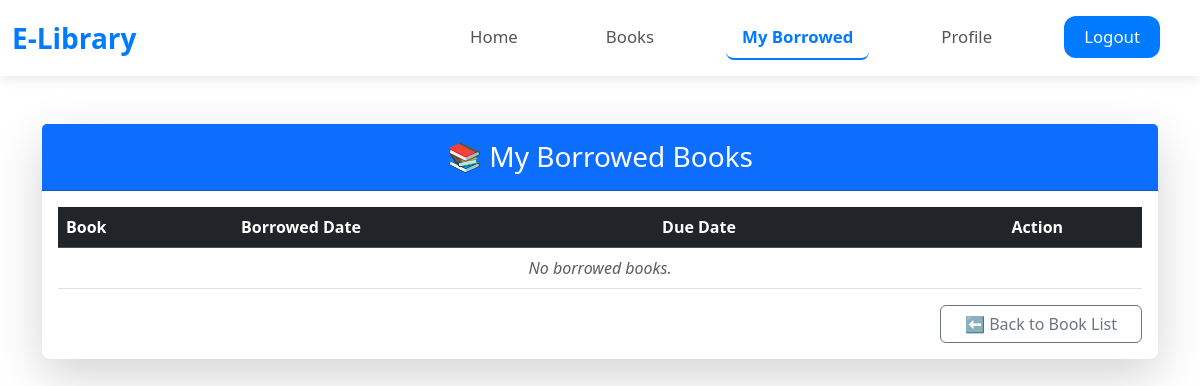
Page /my-borrowed/ (signed in) on the earlier database version.
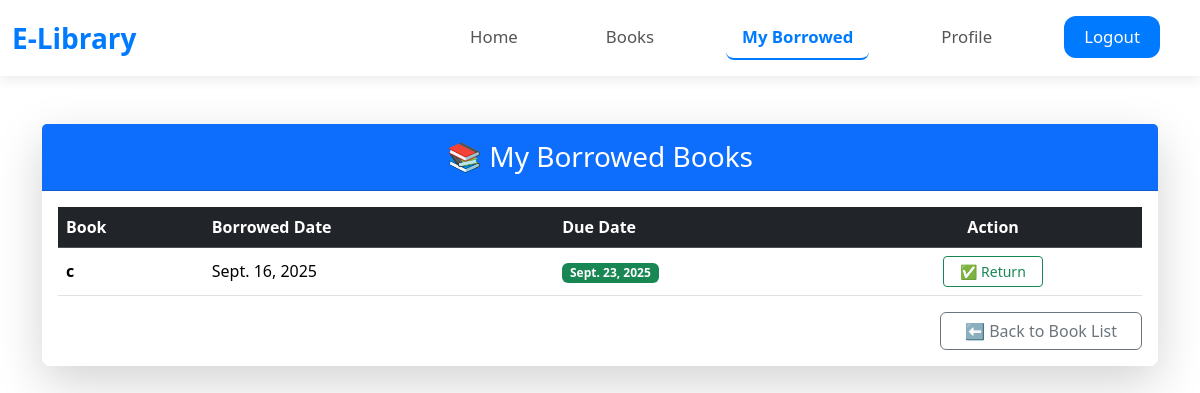
Same page on the later database version.
### library/models.py (models this page shows, shortened)
class Transaction(models.Model):
    STATUS_CHOICES = [
        ('borrowed', 'Borrowed'),
        ('returned', 'Returned'),
    ]
    user = models.ForeignKey(User, on_delete=models.CASCADE) #who borrowed the book.
    book = models.ForeignKey(Book, on_delete=models.CASCADE)# Which book was borrowed.
    borrowed_date = models.DateField(default=timezone.now)
    due_date = models.DateField() # Set days when borrowing
    returned_date = models.DateField(null=True, blank=True)
    status = models.CharField(max_length=10, choices=STATUS_CHOICES, default='borrowed')

class Book(models.Model):
    title = models.CharField(max_length=255)
    author = models.CharField(max_length=255)
    category = models.CharField(max_length=100)
    pages = models.PositiveIntegerField()
    total_copies = models.PositiveIntegerField(default=1)
    available_copies = models.PositiveIntegerField(default=1)
    created_at = models.DateTimeField(auto_now_add=True)
    added_by_id = models.IntegerField(default=0)

### library/views.py (the view)
# urls.py: path('my-borrowed/', views.my_borrowed_books, name='my_borrowed_books'),
@login_required
def my_borrowed_books(request):
    user = request.user
    transactions = Transaction.objects.filter(user=user, status='borrowed')
    return render(request, 'library/my_borrowed_books.html', {'transactions': transactions})

### library/templates/library/my_borrowed_books.html
{% include "base.html" %}
{% block content %}
<div class="container my-5">
    <div class="card shadow-lg border-0 rounded-3">
        <div class="card-header bg-primary text-white text-center py-3">
            <h3 class="mb-0">📚 My Borrowed Books</h3>
        </div>
        <div class="card-body">
            <table class="table table-hover align-middle">
                <thead class="table-dark">
                    <tr>
                        <th scope="col">Book</th>
                        <th scope="col">Borrowed Date</th>
                        <th scope="col">Due Date</th>
                        <th scope="col" class="text-center">Action</th>
                    </tr>
                </thead>
                <tbody>
                    {% for txn in transactions %}
                    <tr>
                        <td><strong>{{ txn.book.title }}</strong></td>
                        <td>{{ txn.borrowed_date }}</td>
                        <td>
                            {% if txn.due_date < today %}
                                <span class="badge bg-danger">Overdue: {{ txn.due_date }}</span>
                            {% else %}
                                <span class="badge bg-success">{{ txn.due_date }}</span>
                            {% endif %}
                        </td>
                        <td class="text-center">
                            <a href="{% url 'return_book' txn.id %}" class="btn btn-sm btn-outline-success px-3">
                                ✅ Return
                            </a>
                        </td>
                    </tr>
                    {% empty %}
                    <tr>
                        <td colspan="4" class="text-center text-muted">
                            <em>No borrowed books.</em>
                        </td>
                    </tr>
                    {% endfor %}
                </tbody>
            </table>
            <div class="d-flex justify-content-end">
                <a href="{% url 'book_list' %}" class="btn btn-outline-secondary px-4">
                    ⬅ Back to Book List
                </a>
            </div>
        </div>
    </div>
</div>
{% endblock %}

Differences in the rows shown:
added Transaction: book "c", borrowed_date "Sept. 16, 2025", due_date "Sept. 23, 2025"
Other differences:
text no longer shown: "No borrowed books."
